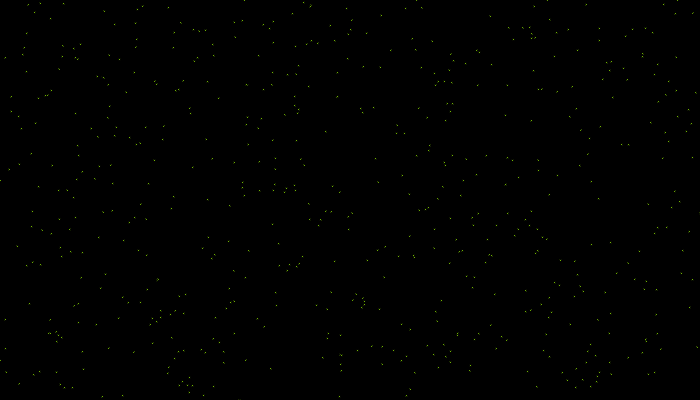
Frame 1 (no input)
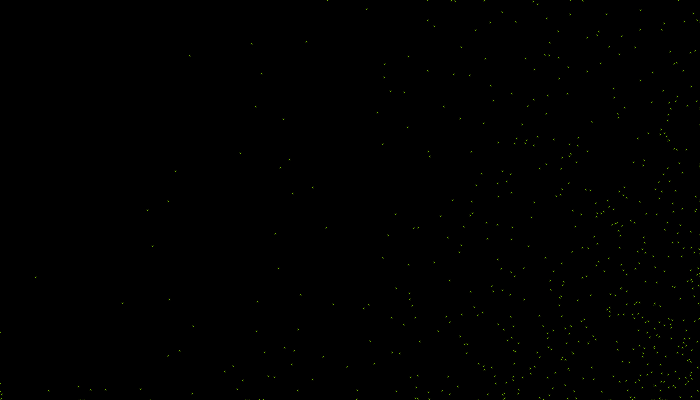
Frame 60 (the mouse pressed at the canvas centre just before this capture)
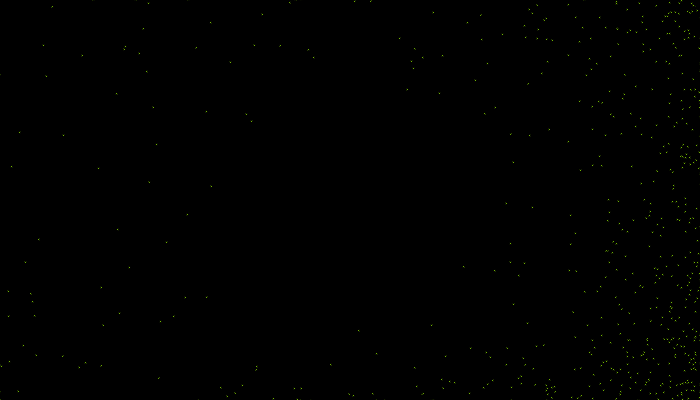
Frame 120 (the mouse held since frame 60 and released just before this capture)

The Processing sketch that drew these frames (run headless with seeded random() and noise(); from frame 60 on, the mouse is pressed at the canvas centre):

// Processing sketch: processing_36018
// ── processing_36018.pde

int no_particles = 600;
Particle[] particles = new Particle[no_particles];
 
float dt;
 
float friction = 0.1;
 
float radius = 1;
 
boolean grav = true;
 
void setup() {
    size(700, 400);
 
    for (int i = 0; i < no_particles; i++) {
        float x = random(0, width);
        float y = random(0, height);
        particles[i] = new Particle(x, y, radius);
    }
    frameRate(60);
    smooth();
}
 
void draw() {
    updateParticles();
 
    background(0);
 
    for (int i = 0; i < no_particles; i++) {
        int d = parseInt(particles[i].radius * 2);
        fill (160, 255, 0);
        ellipse((float) particles[i].posX, (float) particles[i].posY, d, d);
    }
}
 
 
void updateParticles() {
    for (int i = 0; i < no_particles; i++) {
        Particle particle = particles[i];
 
        
        if (particle.posY > height - (2 * radius)) {
            particle.vY = -abs(particle.vY) * (1 - friction);
            particle.posY = height;
        }
 
        
        if (particle.posY < (2 * radius)) {
            particle.vY = abs(particle.vY) * (1 - friction);
            particle.posY = 0;
        }
 
        
        if (particle.posX < (2 * radius)) {
            particle.vX = abs(particle.vX) * (1 - friction);
            particle.posX = 0;
        }
 
        
        if (particle.posX > width - (2 * radius)) {
            particle.vX = -abs(particle.vX) * (1 - friction);
            particle.posX = width;
        }
 
        
        for (int j = 0; j < no_particles; j++) {
 
            
            bounce(particles[i], particles[j]);
        }
 
        
        applyMouseGravity(particle);
 
        
        particle.tick();
    }
    dt = 400;
 
}
 
void applyMouseGravity(Particle particle) {
    
        float d = sqrt(pow(particle.posX - mouseX, 2)
                + pow(particle.posY - mouseY, 2))
                * (float) 2.0;
        float ang = atan2(particle.posX - mouseX, particle.posY - mouseY);
        float F = (float) 16 * dt;
        F = min(1 / d, 3);
        
 
        particle.vX += sin(ang) * F;
        particle.vY += cos(ang) * F;
    
}
 
void bounce(Particle a, Particle b) {
    if (sqrt(pow(a.posX - b.posX, 2) + pow(a.posY - b.posY, 2)) < (a.radius + b.radius)) {
        if (sqrt(pow(a.posX - b.posX, 2) + pow(a.posY - b.posY, 2)) > sqrt(pow(
                a.posX + a.vX - b.posX - b.vX, 2)
                + pow(a.posY + a.vY - b.posY - b.vY, 2))) {
 
            float commonTangentAngle = atan2(b.posX - a.posX, b.posY
                    - a.posY)
                    + asin(1);
 
            float v1 = a.getVelocity();
            float v2 = b.getVelocity();
            float w1 = a.getMotionDirection();
            float w2 = b.getMotionDirection();
 
            a.vX = sin(commonTangentAngle) * v1 * cos(w1 - commonTangentAngle) + cos(commonTangentAngle) * v2 * sin(w2 - commonTangentAngle);
            a.vY = cos(commonTangentAngle) * v1 * cos(w1 - commonTangentAngle) - sin(commonTangentAngle) * v2 * sin(w2 - commonTangentAngle);
            b.vX = sin(commonTangentAngle) * v2 * cos(w2 - commonTangentAngle) + cos(commonTangentAngle) * v1 * sin(w1 - commonTangentAngle);
            b.vY = cos(commonTangentAngle) * v2 * cos(w2 - commonTangentAngle) - sin(commonTangentAngle) * v1 * sin(w1 - commonTangentAngle);
        }
    }
}
 
class Particle {
 
    float posX;
    float posY;
 
    float vX = 0;
    float vY = 0;
 
    float radius;
    
    Particle(float x, float y, float r) {
        posX = x;
        posY = y;
        radius = r;
    }
 
    float getVelocity() {
        return sqrt(vX * vX + vY * vY);
    }
 
    public float getMotionDirection() {
        return atan2(vX, vY);
    }
 
    void tick() {
        posX += vX * dt;
        posY += vY * dt;
    }
 
}
